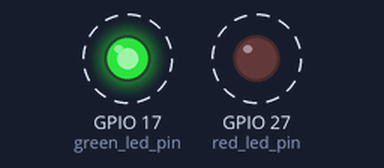
Simulated run of this program. Board: Raspberry Pi (BCM pin numbers). Parts: output pins drawn as LEDs (lit = HIGH). Dashed ring = blinking.

Above: at 0.5 s.
Timing chart, 0 to 4.6 s (numbered marks = the images above):
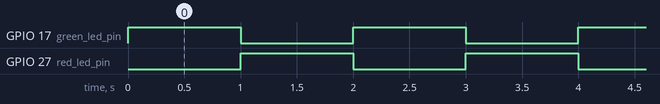

Measured:
- by itself, GPIO 17 (green_led_pin), GPIO 27 (red_led_pin): alternates HIGH for 1.0 s and LOW for 1.0 s

The program:

simple-rpi-led-project-rev1.py
```python
# Import RPi.GPIO module - For controlling GPIO pins on RPi
import RPi.GPIO as GPIO

# Import time module - For using delays in the code
import time

# Set up the GPIO mode- Addressing GPIO pins in the view of BCM(Broadcom)
GPIO.setmode(GPIO.BCM)

# Define GPIO pins for the LEDs
green_led_pin = 17
red_led_pin = 27

# Set up the GPIO pins as OUTPUT
GPIO.setup(green_led_pin, GPIO.OUT)
GPIO.setup(red_led_pin, GPIO.OUT)

try:
    while True:
        # Turn on the green LED
        GPIO.output(green_led_pin, GPIO.HIGH)
        time.sleep(1)  # Wait for 1 second

        # Turn off the green LED
        GPIO.output(green_led_pin, GPIO.LOW)

        # Turn on the red LED
        GPIO.output(red_led_pin, GPIO.HIGH)
        time.sleep(1)  # Wait for 1 second

        # Turn off the red LED
        GPIO.output(red_led_pin, GPIO.LOW)

except KeyboardInterrupt:
    # Clean up GPIO settings on program exit - To ensure the GPIO pins return to their default state
    GPIO.cleanup()
```
